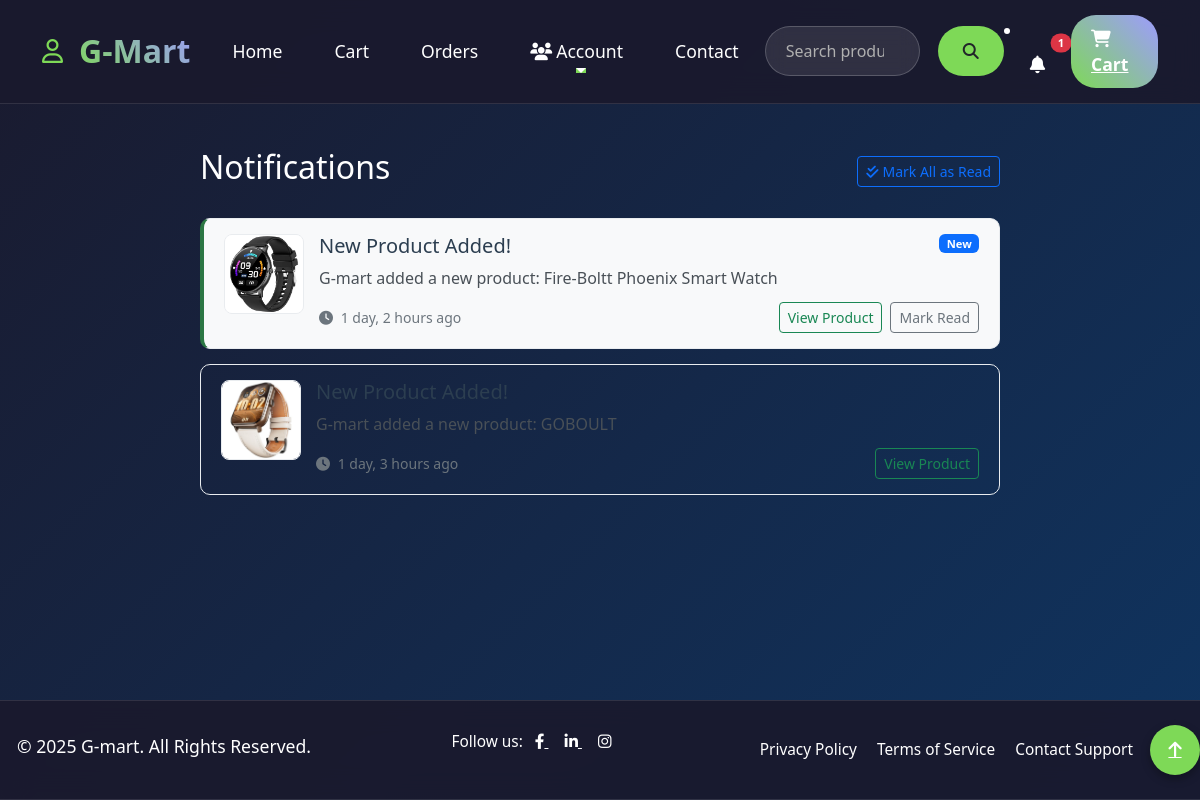
The page /notifications/ (signed in) on the database as committed earlier.
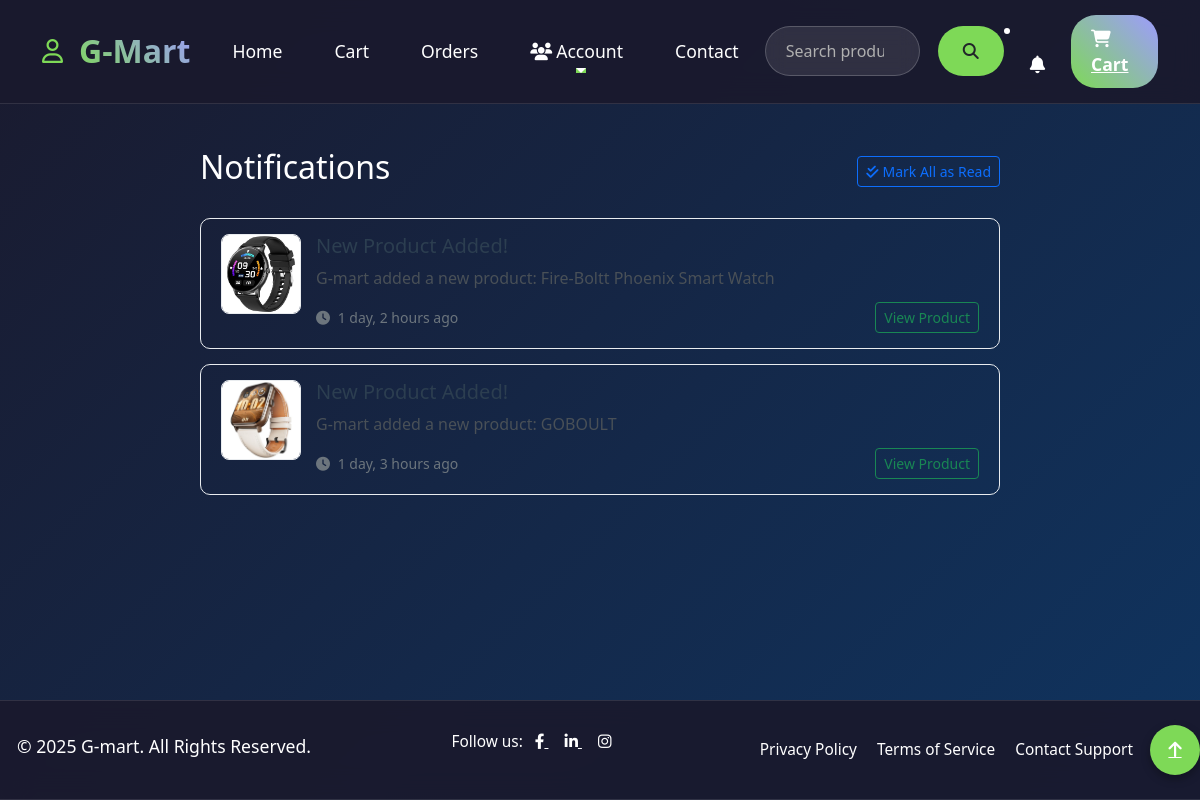
The same page on the database as committed later.
### home/models.py (models this page shows, shortened)
class Notification(models.Model):
    NOTIFICATION_TYPES = (
        ('new_product', 'New Product'),
        ('new_order', 'New Order'),
        ('price_drop', 'Price Drop'),
        ('promotion', 'Promotion'),
    )
    user = models.ForeignKey(User, on_delete=models.CASCADE, related_name='notifications')
    notification_type = models.CharField(max_length=20, choices=NOTIFICATION_TYPES)
    title = models.CharField(max_length=200)
    message = models.TextField()
    product = models.ForeignKey('Product', on_delete=models.CASCADE, null=True, blank=True)
    is_read = models.BooleanField(default=False)
    created_at = models.DateTimeField(auto_now_add=True)
    class Meta:
        ordering = ['-created_at']

class Product(models.Model):
    seller = models.ForeignKey(SellerProfile, on_delete=models.CASCADE, default=1 )  # seller relation
    name = models.CharField(max_length=255)
    price = models.DecimalField(max_digits=10, decimal_places=2)
    description = models.TextField(blank=True, null=True)
    stock = models.PositiveIntegerField(default=0)
    category = models.CharField(max_length=500,default='Other')
    available = models.BooleanField(default=True)
    created_at = models.DateTimeField(auto_now_add=True)

class Prod_Image(models.Model):
    prod = models.ForeignKey(Product, on_delete=models.CASCADE, related_name='prod_images')
    image = models.ImageField(upload_to='prod')

### home/views.py (the view)
# urls.py: path('notifications/', all_notifications, name='all_notifications'),
@login_required
def all_notifications(request):
    notifications = request.user.notifications.all()
    cart, items, total, cart_item_count = cart_show_pages(request)
    return render(request, 'notifications.html', {
        'notifications': notifications,
        'cart': cart,
        'items': items,
        'total': total,
        'cart_item_count': cart_item_count
    })

### home/context_processors.py (called while the page is built)
def notification_context(request):
    context = {}
    if request.user.is_authenticated:
        try:
            context['unread_notification_count'] = Notification.objects.filter(
                user=request.user,
                is_read=False
            ).count()
            context['recent_notifications'] = Notification.objects.filter(
                user=request.user
            ).order_by('-created_at')[:5]
        except Exception as e:
            context['unread_notification_count'] = 0
            context['recent_notifications'] = []
    else:
        context['unread_notification_count'] = 0
        context['recent_notifications'] = []
    return context

### home/views.py (called while the page is built)
def cart_show_pages(request):
    cart, created = Cart.objects.get_or_create(user=request.user)
    items = cart.items.all()
    total = sum(item.total_price() for item in items)
    cart_item_count = items.count()
    return cart, items, total, cart_item_count

### home/templates/notifications.html (shortened to what this page needs)
{% extends "base.html" %}
{% block content %}
<div class="container my-5">
    <div class="notification-container">
        <div class="d-flex justify-content-between align-items-center mb-4">
            <h2>Notifications</h2>
            {% if notifications %}
            <div>
                <a href="{% url 'mark_all_read' %}" class="btn btn-outline-primary btn-sm">
                    <i class="fas fa-check-double me-1"></i>Mark All as Read
                </a>
            </div>
            {% endif %}
        </div>
        {% if notifications %}
            {% for notification in notifications %}
            <div class="notification-item {% if not notification.is_read %}unread{% endif %}"
                 id="notification-{{ notification.id }}">
                <div class="notification-content">
                    <div class="notification-image-container">
                        {% if notification.product and notification.product.prod_images.first %}
                            <img src="{{ notification.product.prod_images.first.image.url }}"
                                 alt="{{ notification.product.name }}"
                                 class="notification-image">
                        {% else %}
                            <div class="no-image">
                                <i class="fas fa-image"></i>
                            </div>
                        {% endif %}
                    </div>
                    <div class="notification-details">
                        <div class="notification-header">
                            <h5 class="notification-title">{{ notification.title }}</h5>
                            {% if not notification.is_read %}
                                <span class="badge notification-badge bg-primary">New</span>
                            {% endif %}
                        </div>
                        <p class="notification-message">{{ notification.message }}</p>
                        <div class="notification-footer">
                            <small class="notification-time">
                                <i class="fas fa-clock me-1"></i>
                                {{ notification.created_at|timesince }} ago
                            </small>
                            <div class="notification-actions">
                                {% if notification.product %}
                                <a href="{% url 'product_detail' pk=notification.product.id %}"
                                   class="btn btn-sm btn-outline-success">
                                    View Product
                                </a>
                                {% endif %}
                                {% if not notification.is_read %}
                                <button class="btn btn-sm btn-outline-secondary mark-read-btn"
                                        data-notification-id="{{ notification.id }}">
                                    Mark Read
                                </button>
                                {% endif %}
                            </div>
                        </div>
                    </div>
                </div>
            </div>
            {% endfor %}
        {% else %}
            <div class="empty-state">
                <i class="fas fa-bell-slash"></i>
                <h4>No notifications yet</h4>
                <p class="text-muted">When you get notifications, they'll appear here.</p>
            </div>
        {% endif %}
    </div>
</div>
{% endblock %}

### home/templates/base.html (shortened to what this page needs)
{% load static %}
<!DOCTYPE html>
<html lang="en">
<head>
  <link href="https://cdn.jsdelivr.net/npm/bootstrap@5.3.0/dist/css/bootstrap.min.css" rel="stylesheet" />
  <link href="https://cdnjs.cloudflare.com/ajax/libs/font-awesome/6.4.0/css/all.min.css" rel="stylesheet" />
  <link rel="stylesheet" href="{% static 'style.css' %}">
</head>
<body class="d-flex flex-column min-vh-100">
  <nav class="navbar navbar-expand-lg navbar-dark fixed-top">
    <div class="container">
      <div class="d-flex align-items-center">
        <i class="fa-regular fa-user nav-icon user-icon me-3"
           data-bs-toggle="offcanvas"
           data-bs-target="#offcanvasWithBothOptions"
           aria-controls="offcanvasWithBothOptions"></i>
        <a class="navbar-brand" href="/">
          <span>G-</span>Mart
        </a>
      </div>
      <div class="collapse navbar-collapse" id="navMenu">
        <ul class="navbar-nav mx-auto">
          <li class="nav-item">
            <a class="nav-link" href="/">Home</a>
          </li>
          <li class="nav-item">
            <a class="nav-link" href="{% url 'cart' %}">Cart</a>
          </li>
          <li class="nav-item">
            <a class="nav-link" href="{% url 'order_history' %}">Orders</a>
          </li>
          <li class="nav-item dropdown">
            <a class="nav-link dropdown-toggle" href="#" id="sellerDropdown" role="button" data-bs-toggle="dropdown">
              <i class="fas fa-users me-1"></i>Account
            </a>
          </li>
          <li class="nav-item">
            <a class="nav-link" href="{% url 'contact' %}">Contact</a>
          </li>
        </ul>
        <form class="search-form d-flex" method="GET" action="">
          <input class="form-control me-2" type="search" name="search" placeholder="Search products..." required>
          <button class="btn" type="submit">
            <i class="fas fa-search"></i>
          </button>
        </form>
      </div>
      <div class="d-flex align-items-center">
<li class="nav-item dropdown">
    <a class="nav-link position-relative" href="#" id="notificationDropdown" role="button"
       data-bs-toggle="dropdown" aria-expanded="false">
        <i class="fas fa-bell"></i>
        {% if unread_notification_count > 0 %}
        <span class="position-absolute top-0 start-100 translate-middle badge rounded-pill bg-danger"
              id="notification-count">
            {{ unread_notification_count }}
        </span>
        {% endif %}
    </a>
</li>
        <a href="#" class="cart-btn position-relative" data-bs-toggle="offcanvas" data-bs-target="#offcanvasRight">
          <i class="fas fa-shopping-cart me-2"></i>
          Cart
        </a>
      </div>
    </div>
  </nav>
  <main class="flex-grow-1" style="padding-top: 100px;">
    {% block content %}
    {% endblock %}
  </main>
  <footer class="navbar text-white py-4 mt-5">
    <div class="container text-center">
      <p class="mb-2">&copy; 2025 G-mart. All Rights Reserved.</p>
      <p class="small mb-3">
        Follow us:
        <a href="https://www.facebook.com/rahullswami01" class="text-white mx-2">
          <i class="fab fa-facebook-f"></i>
        </a>
        <a href="https://www.linkedin.com/in/rahullswami/" class="text-white mx-2">
          <i class="fab fa-linkedin-in"></i>
        </a>
        <a href="https://www.instagram.com/rahullswami_/" class="text-white mx-2">
          <i class="fab fa-instagram"></i>
        </a>
      </p>
      <div class="small text-white">
        <a href="#" class="text-white text-decoration-none me-3">Privacy Policy</a>
        <a href="#" class="text-white text-decoration-none me-3">Terms of Service</a>
        <a href="#" class="text-white text-decoration-none">Contact Support</a>
      </div>
    </div>
    <a href="#" class="back-to-top">
      <i class="fas fa-arrow-up"></i>
    </a>
  </footer>
</body>
</html>

### home/static/style.css (style rules this page uses)
body { font-family: 'Arial', sans-serif; background-color: #f8f9fa; }
.navbar { font-size: 1.1rem; }
.nav-link { transition: color 0.3s ease-in-out; }
footer p a { color: inherit; transition: color 0.3s ease-in-out; }
.back-to-top { background-color: #ff7e5f; box-shadow: 0 4px 10px rgba(0, 0, 0, 0.3); transition: transform 0.3s ease-in-out, box-shadow 0.3s ease-in-out; }
footer { background-color: #b92b27; color: white; }
body { background: #3e1e68; color: #fff; font-family: 'Segoe UI', sans-serif; overflow-x: hidden; margin: 0; height: auto; }
.navbar { background-color: rgba(0, 0, 0, 0.2); backdrop-filter: blur(10px); }
.navbar-brand { font-weight: bold; font-size: 1.5rem; color: #fff; }
.nav-link { color: #fff !important; font-weight: 500; margin-left: 15px; }
.container { animation: fadeIn 1s ease-in-out; }

### home/templates/base.html (style rules this page uses)
:root { --primary-color: #7ed957; --secondary-color: #9E9BFF; --accent-color: #ff416c; --dark-bg: #1a1a2e; --card-bg: #16213e; --text-light: #ffffff; --text-muted: #b0b0b0; }
body { background: linear-gradient(135deg, var(--dark-bg), #0f3460); color: var(--text-light); font-family: 'Segoe UI', Tahoma, Geneva, Verdana, sans-serif; min-height: 100vh; overflow-x: hidden; }
.navbar { background: rgba(26, 26, 46, 0.95); backdrop-filter: blur(15px); border-bottom: 1px solid rgba(255, 255, 255, 0.1); padding: 15px 0; transition: all 0.3s ease; }
.navbar-brand { font-weight: 800; font-size: 2rem; background: linear-gradient(45deg, var(--primary-color), var(--secondary-color)); -webkit-background-clip: text; -webkit-text-fill-color: transparent; transition: all 0.3s ease; }
.nav-link { color: var(--text-light) !important; font-weight: 500; margin: 0 10px; padding: 8px 16px !important; border-radius: 25px; transition: all 0.3s ease; position: relative; }
.nav-link::after { content: ''; position: absolute; bottom: 0; left: 50%; width: 0; height: 2px; background: var(--primary-color); transition: all 0.3s ease; transform: translateX(-50%); }
.search-form { max-width: 400px; margin: 0 auto; }
.search-form .form-control { background: rgba(255, 255, 255, 0.1); border: 1px solid rgba(255, 255, 255, 0.2); border-radius: 25px; color: var(--text-light); padding: 12px 20px; backdrop-filter: blur(10px); }
.search-form .form-control::placeholder { color: var(--text-muted); }
.search-form .btn { background: var(--primary-color); border: none; border-radius: 25px; padding: 12px 25px; margin-left: 10px; transition: all 0.3s ease; }
.nav-icon { font-size: 1.5rem; color: var(--text-light); transition: all 0.3s ease; position: relative; }
.user-icon { color: var(--primary-color); }
.cart-btn { background: linear-gradient(45deg, var(--primary-color), var(--secondary-color)); border: none; border-radius: 25px; padding: 10px 20px; color: white; font-weight: 600; transition: all 0.3s ease; position: relative; }
footer { background: rgba(26, 26, 46, 0.9); border-top: 1px solid rgba(255, 255, 255, 0.1); margin-top: auto; position: relative; }
.back-to-top { background: var(--primary-color); color: white; width: 50px; height: 50px; border-radius: 50%; display: flex; align-items: center; justify-content: center; transition: all 0.3s ease; }
main { min-height: calc(100vh - 200px); }
.notification-item { transition: all 0.2s ease; }
.notification-image { width: 60px; height: 60px; object-fit: cover; border-radius: 8px; border: 2px solid #e9ecef; }

### home/templates/notifications.html (style rules this page uses)
.notification-container { max-width: 800px; margin: 0 auto; }
.notification-item { border: 1px solid #e9ecef; border-radius: 10px; margin-bottom: 15px; transition: all 0.3s ease; overflow: hidden; }
.notification-content { padding: 15px 20px; display: flex; align-items: flex-start; gap: 15px; }
.notification-image-container { width: 80px; height: 80px; flex-shrink: 0; }
.notification-image { width: 100%; height: 100%; border-radius: 8px; object-fit: cover; border: 1px solid #e9ecef; }
.notification-details { flex-grow: 1; }
.notification-header { display: flex; justify-content: space-between; align-items: flex-start; margin-bottom: 8px; }
.notification-title { margin: 0; color: #2c3e50; }
.notification-message { margin-bottom: 12px; color: #495057; line-height: 1.5; }
.notification-footer { display: flex; justify-content: space-between; align-items: center; }
.notification-time { color: #6c757d; font-size: 0.875rem; }
.notification-actions { display: flex; gap: 8px; align-items: center; }

Rows that differ between the two databases and show on the page:
changed Notification "G-mart added a new product: Fire-Boltt Phoenix Smart Watch": no longer shows "New Mark Read"
Other text that changed with them:
{{ unread_notification_count }}: "1" → (not shown)
